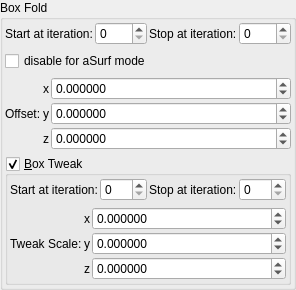
    <widget class="QGroupBox" name="groupBox">
     <property name="title">
      <string>Box Fold</string>
     </property>
     <layout class="QVBoxLayout" name="verticalLayout_3">
      <property name="leftMargin">
       <number>2</number>
      </property>
      <property name="topMargin">
       <number>2</number>
      </property>
      <property name="rightMargin">
       <number>2</number>
      </property>
      <property name="bottomMargin">
       <number>2</number>
      </property>
      <item>
       <layout class="QGridLayout" name="gridLayout_79">
        <property name="spacing">
         <number>2</number>
        </property>
        <item row="2" column="3">
         <widget class="MySpinBox" name="spinboxInt_transf_stop_iterations_A">
          <property name="sizePolicy">
           <sizepolicy hsizetype="Preferred" vsizetype="Maximum">
            <horstretch>0</horstretch>
            <verstretch>0</verstretch>
           </sizepolicy>
          </property>
          <property name="maximum">
           <number>999</number>
          </property>
         </widget>
        </item>
        <item row="2" column="1">
         <widget class="MySpinBox" name="spinboxInt_transf_start_iterations_A">
          <property name="sizePolicy">
           <sizepolicy hsizetype="Minimum" vsizetype="Maximum">
            <horstretch>0</horstretch>
            <verstretch>0</verstretch>
           </sizepolicy>
          </property>
          <property name="minimum">
           <number>0</number>
          </property>
          <property name="maximum">
           <number>999</number>
          </property>
          <property name="value">
           <number>0</number>
          </property>
         </widget>
        </item>
        <item row="2" column="2">
         <widget class="QLabel" name="label_51">
          <property name="text">
           <string>Stop at iteration:</string>
          </property>
         </widget>
        </item>
        <item row="2" column="0">
         <widget class="QLabel" name="label_71">
          <property name="text">
           <string>Start at iteration:</string>
          </property>
         </widget>
        </item>
       </layout>
      </item>
      <item>
       <widget class="MyCheckBox" name="checkBox_transf_function_enabled">
        <property name="text">
         <string notr="true">disable for aSurf mode</string>
        </property>
       </widget>
      </item>
      <item>
       <layout class="QGridLayout" name="gridLayout_64" columnstretch="0,0,0,1">
        <property name="spacing">
         <number>2</number>
        </property>
        <item row="3" column="2">
         <widget class="QLabel" name="label_124">
          <property name="text">
           <string notr="true">z</string>
          </property>
         </widget>
        </item>
        <item row="1" column="2">
         <widget class="QLabel" name="label_123">
          <property name="text">
           <string notr="true">x</string>
          </property>
         </widget>
        </item>
        <item row="1" column="3">
         <widget class="MyDoubleSpinBox" name="spinbox3_transf_addition_constant_111_x">
          <property name="sizePolicy">
           <sizepolicy hsizetype="Minimum" vsizetype="Maximum">
            <horstretch>0</horstretch>
            <verstretch>0</verstretch>
           </sizepolicy>
          </property>
          <property name="prefix">
           <string/>
          </property>
          <property name="decimals">
           <number>6</number>
          </property>
          <property name="minimum">
           <double>-99.989999999999995</double>
          </property>
          <property name="singleStep">
           <double>0.100000000000000</double>
          </property>
         </widget>
        </item>
        <item row="2" column="3">
         <widget class="MyDoubleSpinBox" name="spinbox3_transf_addition_constant_111_y">
          <property name="sizePolicy">
           <sizepolicy hsizetype="Minimum" vsizetype="Maximum">
            <horstretch>0</horstretch>
            <verstretch>0</verstretch>
           </sizepolicy>
          </property>
          <property name="decimals">
           <number>6</number>
          </property>
          <property name="minimum">
           <double>-99.989999999999995</double>
          </property>
          <property name="maximum">
           <double>99.989999999999995</double>
          </property>
          <property name="singleStep">
           <double>0.100000000000000</double>
          </property>
         </widget>
        </item>
        <item row="2" column="2">
         <widget class="QLabel" name="label_122">
          <property name="text">
           <string notr="true">y</string>
          </property>
         </widget>
        </item>
        <item row="3" column="3">
         <widget class="MyDoubleSpinBox" name="spinbox3_transf_addition_constant_111_z">
          <property name="sizePolicy">
           <sizepolicy hsizetype="Minimum" vsizetype="Maximum">
            <horstretch>0</horstretch>
            <verstretch>0</verstretch>
           </sizepolicy>
          </property>
          <property name="decimals">
           <number>6</number>
          </property>
          <property name="minimum">
           <double>-99.989999999999995</double>
          </property>
          <property name="maximum">
           <double>99.989999999999995</double>
          </property>
          <property name="singleStep">
           <double>0.100000000000000</double>
          </property>
         </widget>
        </item>
        <item row="2" column="1">
         <widget class="QLabel" name="label_257">
          <property name="text">
           <string>Offset:</string>
          </property>
         </widget>
        </item>
       </layout>
      </item>
      <item>
       <widget class="MyGroupBox" name="groupCheck_transf_function_enabled_false">
        <property name="font">
         <font>
          <weight>50</weight>
          <bold>false</bold>
         </font>
        </property>
        <property name="title">
         <string>&amp;Box Tweak</string>
        </property>
        <property name="checkable">
         <bool>true</bool>
        </property>
        <layout class="QVBoxLayout" name="verticalLayout_4">
         <property name="leftMargin">
          <number>2</number>
         </property>
         <property name="topMargin">
          <number>2</number>
         </property>
         <property name="rightMargin">
          <number>2</number>
         </property>
         <property name="bottomMargin">
          <number>2</number>
         </property>
         <item>
          <layout class="QGridLayout" name="gridLayout_73">
           <property name="spacing">
            <number>2</number>
           </property>
           <item row="0" column="1">
            <widget class="MySpinBox" name="spinboxInt_transf_start_iterations_D">
             <property name="sizePolicy">
              <sizepolicy hsizetype="Minimum" vsizetype="Maximum">
               <horstretch>0</horstretch>
               <verstretch>0</verstretch>
              </sizepolicy>
             </property>
             <property name="maximum">
              <number>999</number>
             </property>
            </widget>
           </item>
           <item row="0" column="0">
            <widget class="QLabel" name="label_272">
             <property name="text">
              <string>Start at iteration:</string>
             </property>
            </widget>
           </item>
           <item row="0" column="2">
            <widget class="QLabel" name="label_271">
             <property name="text">
              <string>Stop at iteration:</string>
             </property>
            </widget>
           </item>
           <item row="0" column="3">
            <widget class="MySpinBox" name="spinboxInt_transf_stop_iterations_D1">
             <property name="sizePolicy">
              <sizepolicy hsizetype="Minimum" vsizetype="Maximum">
               <horstretch>0</horstretch>
               <verstretch>0</verstretch>
              </sizepolicy>
             </property>
             <property name="maximum">
              <number>999</number>
             </property>
            </widget>
           </item>
          </layout>
         </item>
         <item>
          <layout class="QGridLayout" name="gridLayout_5" columnstretch="0,0,1">
           <property name="spacing">
            <number>2</number>
           </property>
           <item row="2" column="1">
            <widget class="QLabel" name="label_30">
             <property name="text">
              <string notr="true">z</string>
             </property>
            </widget>
           </item>
           <item row="0" column="1">
            <widget class="QLabel" name="label_32">
             <property name="text">
              <string notr="true">x</string>
             </property>
            </widget>
           </item>
           <item row="1" column="1">
            <widget class="QLabel" name="label_33">
             <property name="text">
              <string notr="true">y</string>
             </property>
            </widget>
           </item>
           <item row="1" column="0">
            <widget class="QLabel" name="label_37">
             <property name="text">
              <string>Tweak Scale:</string>
             </property>
            </widget>
           </item>
           <item row="0" column="2">
            <widget class="MyDoubleSpinBox" name="spinbox3_transf_scale3D_000_x">
             <property name="enabled">
              <bool>true</bool>
             </property>
             <property name="sizePolicy">
              <sizepolicy hsizetype="Minimum" vsizetype="Maximum">
               <horstretch>0</horstretch>
               <verstretch>0</verstretch>
              </sizepolicy>
             </property>
             <property name="decimals">
              <number>6</number>
             </property>
             <property name="minimum">
              <double>-99.989999999999995</double>
             </property>
             <property name="maximum">
              <double>99.989999999999995</double>
             </property>
             <property name="singleStep">
              <double>0.100000000000000</double>
             </property>
            </widget>
           </item>
           <item row="1" column="2">
            <widget class="MyDoubleSpinBox" name="spinbox3_transf_scale3D_000_y">
             <property name="enabled">
              <bool>true</bool>
             </property>
             <property name="sizePolicy">
              <sizepolicy hsizetype="Minimum" vsizetype="Maximum">
               <horstretch>0</horstretch>
               <verstretch>0</verstretch>
              </sizepolicy>
             </property>
             <property name="decimals">
              <number>6</number>
             </property>
             <property name="minimum">
              <double>-99.989999999999995</double>
             </property>
             <property name="maximum">
              <double>99.989999999999995</double>
             </property>
             <property name="singleStep">
              <double>0.100000000000000</double>
             </property>
            </widget>
           </item>
           <item row="2" column="2">
            <widget class="MyDoubleSpinBox" name="spinbox3_transf_scale3D_000_z">
             <property name="enabled">
              <bool>true</bool>
             </property>
             <property name="sizePolicy">
              <sizepolicy hsizetype="Minimum" vsizetype="Maximum">
               <horstretch>0</horstretch>
               <verstretch>0</verstretch>
              </sizepolicy>
             </property>
             <property name="decimals">
              <number>6</number>
             </property>
             <property name="minimum">
              <double>-99.989999999999995</double>
             </property>
             <property name="maximum">
              <double>99.989999999999995</double>
             </property>
             <property name="singleStep">
              <double>0.100000000000000</double>
             </property>
            </widget>
           </item>
          </layout>
         </item>
        </layout>
       </widget>
      </item>
     </layout>
    </widget>
